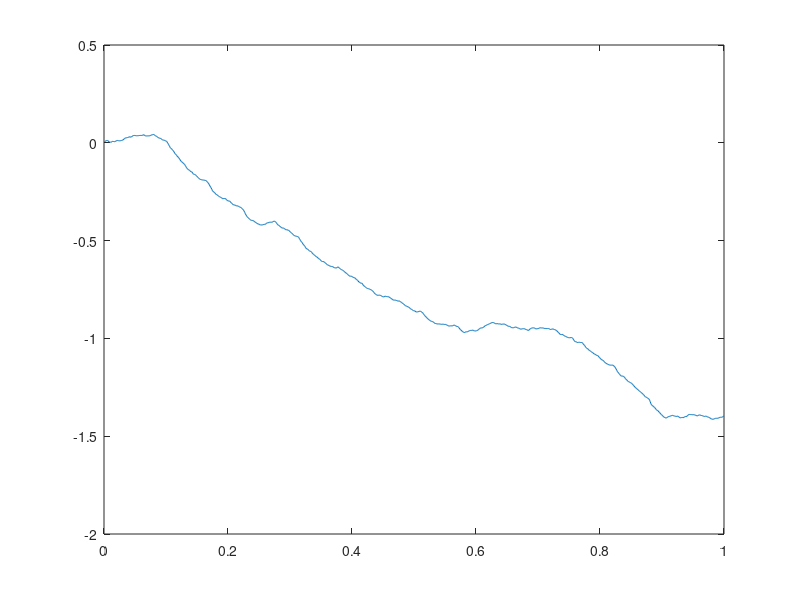

The MATLAB script that drew this image:
clear all
n=1000; % grid size
t=[1:n]/n; % so plot the process on t in [0,1]
h=0.97;
covar=@(s,t)(5*(abs(s).^(2*h)-abs(t-s).^(2*h)+abs(t).^(2*h)));
for i=1:n
    for j=1:n
        Sig(i,j)=covar(t(i),t(j));
    end
end
A=chol(Sig,'lower');
X=A*randn(n,1); % using Alg. in the slides
plot(t,X)